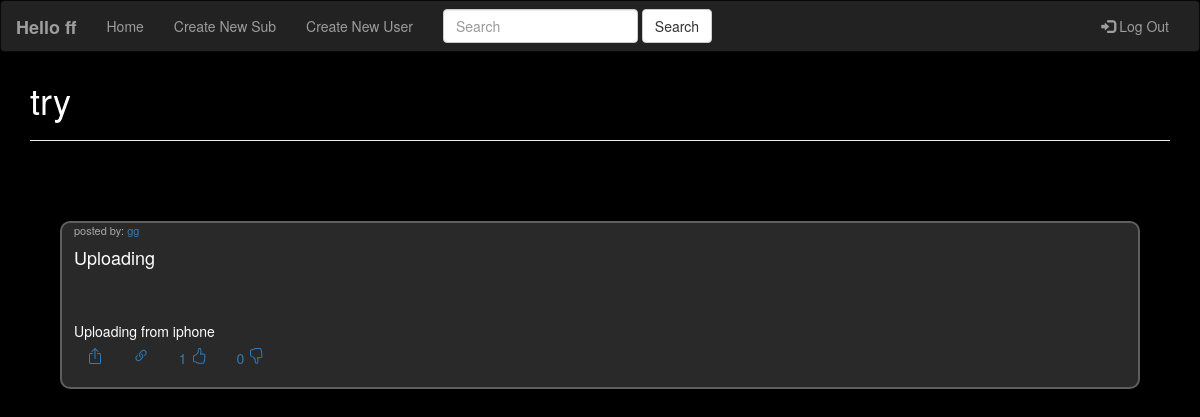
Page /sub/try/592461967 (signed in) on the committed database.
### tables this page shows
CREATE TABLE Posts (	PostId INTEGER NOT NULL PRIMARY KEY,	PostHead TEXT NOT NULL,	PostBody TEXT,	Poster TEXT NOT NULL,	Sub TEXT NOT NULL,	Likes INTEGER NOT NULL,	Dislikes INTEGER NOT NULL, LikedBy TEXT, DisLikedBy TEXT);

### main.py (the view)
@app.route("/sub/<string:subName>/<int:postId>")
def postRoute(subName="", postId=""):
    isloggedin = checkIfLoggedIn(session)
    if isloggedin:
        isloggedin = session["loggedin"]
    else:
        isloggedin = False
    conn = sqlite3.connect("db/forum.db")
    cursor = conn.execute(f"SELECT Name FROM Subs WHERE Name = '{subName}'")
    conn.commit()
    names = list(map(lambda x: x[0], cursor.fetchall()))
    if len(names) == 1:
        cursor = conn.execute(f"SELECT PostId FROM Posts WHERE Sub = '{subName}'")
        conn.commit()
        ids = list(map(lambda x: x[0], cursor.fetchall()))
        if postId in ids:
            cursor = conn.execute(f"SELECT * FROM Posts WHERE PostId = '{postId}'")
            conn.commit()
            return render_template("postPage.html", isloggedin=isloggedin, subName=subName, post=cursor.fetchone())
    return redirect("/errorPage")

### main.py (called while the page is built)
def checkLoggin(username, password):
    conn = sqlite3.connect("db/forum.db")
    cursor = conn.execute("SELECT * FROM Users")
    for i in cursor:
        if username == i[1] and password == i[2]:
            return True
    return False

def checkIfLoggedIn(s):
    isloggedin = "loggedin" in s.keys()
    if isloggedin:
        isloggedin = s["loggedin"]
        if isloggedin:
            try:
                isloggedin = checkLoggin(s["username"], s["password"])
            except:
                isloggedin = False
    else:
        isloggedin = False
    return isloggedin

### templates/postPage.html (shortened to what this page needs)
{% extends "base.html" %}
{% block body %}
    <div class="container">
        <h1>{{ subName }}</h1>
        <hr>
    </div>
    <div class="post">
        <div class="header">
            <div class="op">
                posted by: <a href="/user/{{ post[3] }}">{{ post[3] }}</a>
            </div>
            <h4>{{ post[1] }}</h4>
        </div>
        <div>
            {{ post[2] }}
        </div>
        <div class="options">
            <button class="btn btn-link share" onclick="share('/sub/{{ post[4] }}/{{ post[0] }}')">
            </button>
            <button class="btn btn-link link" id="/sub/{{ post[4] }}/{{ post[0] }}">
            </button>
            {% if isloggedin %}
            <button class="btn btn-link" onclick="like('{{ post[0] }}')">
                {{ post[5] }}
            </button>
            <button class="btn btn-link" onclick="dislike('{{ post[0] }}')">
                {{ post[6] }}
            </button>
            {% endif %}
        </div>
    </div>
{% endblock %}

### templates/base.html (style rules this page uses)
body { background-color: #000; color: white; -webkit-top-highlight-color: transparent; padding-top: 60px; }

### templates/postPage.html (style rules this page uses)
.post { border-style: solid; border-width: 2px; border-radius: 10px; border-color: rgb(94, 94, 94); background-color: rgb(41, 41, 41); padding-left: 1%; padding-bottom: 1%; margin: 5%; }
.header { margin-top: 0%; margin-bottom: 5%; }
.op { font-size: 11px; color: rgb(167, 167, 167); }

### rows in the picture
Posts: Poster "gg", PostHead "Uploading", PostBody "Uploading from iphone", Likes "1", Dislikes "0"

### other values in the picture
{{ session["username"] }} "ff"
{{ subName }} "try"
